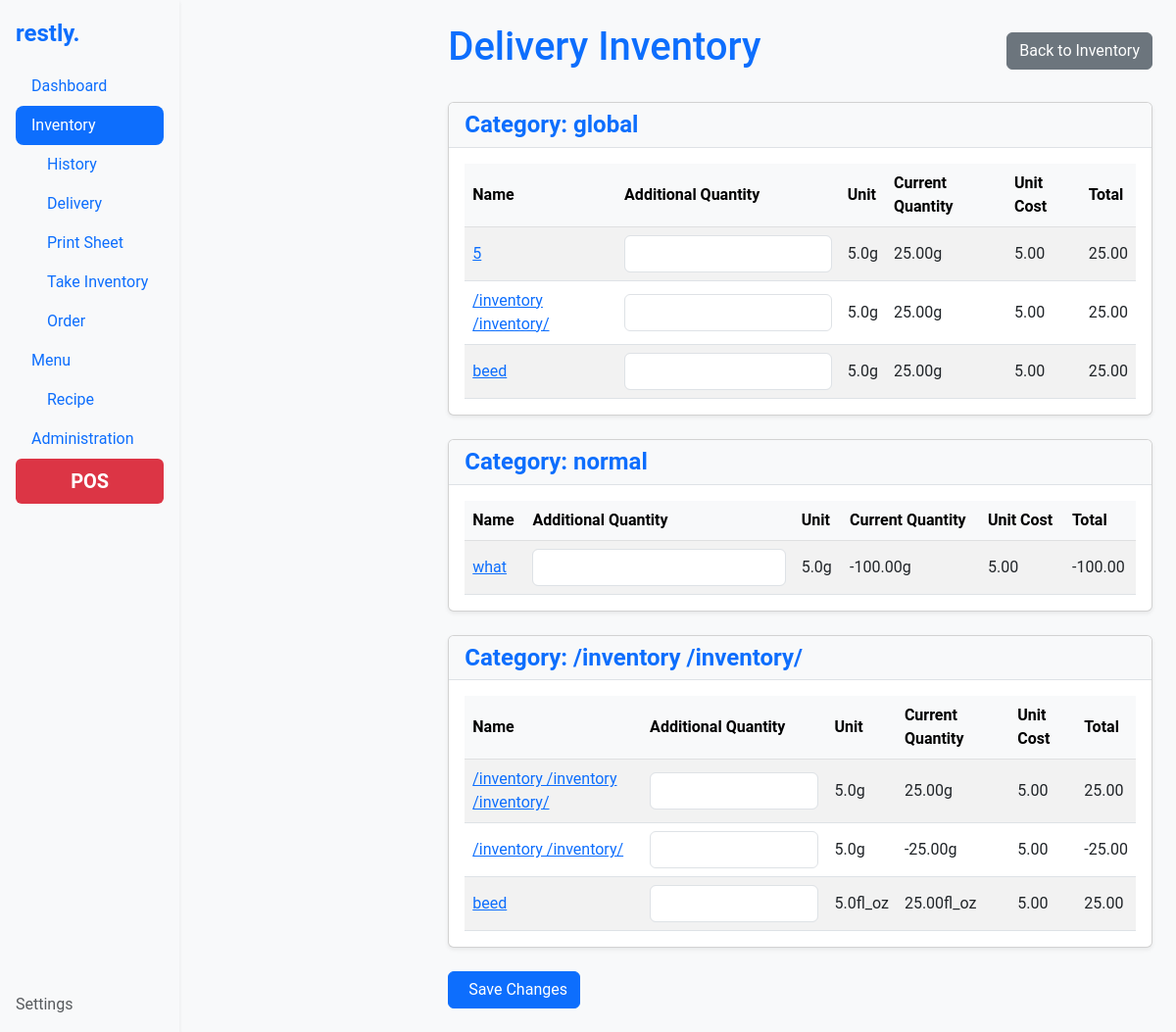
/inventory/delivery/, run on the app's committed database.
### inventory/models.py (models this page shows, shortened)
class Category(models.Model):
    name = models.CharField(max_length=100, unique=True, default="global")
    slug = models.SlugField(max_length=100, unique=True, blank=True)
    order = models.PositiveIntegerField(default=1)
    class Meta:
        ordering = ['order']

class Ingredient(models.Model):
    UNIT_TYPES = [
        ('g', 'gram'),
        ('ml', 'milliliter'),
        ('pce', 'piece'),
        ('cm', 'centimeter'),
        ('oz', 'ounce'),
        ('fl_oz', 'fluid ounce'),
        ('in', 'inch'),
    ]
    name = models.CharField(max_length=255)
    slug = models.SlugField(max_length=255, unique=True, blank=True)
    quantity = models.FloatField()  # Quantity in stock
    threshold = models.FloatField(default=0)  # Minimum threshold for inventory
    category = models.ForeignKey('Category', on_delete=models.CASCADE)
    unit_type = models.CharField(max_length=10, choices=UNIT_TYPES)
    unit_multiplier = models.FloatField()  # Multiplier for unit type
    unit_cost = models.FloatField()  # Cost per unit
    estimated_usage = models.FloatField(null=True, blank=True)  # Optional, estimated usage per day
    total_cost = models.DecimalField(max_digits=12, decimal_places=2, editable=False)
    history = HistoricalRecords()
    order = models.PositiveIntegerField(default=1)
    change_source = models.CharField(max_length=50, blank=True, null=True)
    class Meta:
        ordering = ['order']
        unique_together = ('name', 'category')
    @property
    def converted_quantity(self):
        return self._convert_unit(self.quantity)
    def _convert_unit(self, value):
        metric_conversion_factors = {
            'g': Decimal('1000'),       # 1000 grams = 1 kg
            'ml': Decimal('1000'),      # 1000 milliliters = 1 liter
            'cm': Decimal('100'),       # 100 cm = 1 m
        }
        imperial_conversion_factors = {
            'oz': Decimal('16'),        # 16 ounces = 1 pound
            'fl_oz': Decimal('128'),    # 128 fluid ounces = 1 gallon
            'in': Decimal('12'),        # 12 inches = 1 foot
        }
        if self.unit_type in metric_conversion_factors:
            conversion_factor = metric_conversion_factors[self.unit_type]
            higher_unit = {'g': 'kg', 'ml': 'L', 'cm': 'm'}.get(self.unit_type, self.unit_type)
        elif self.unit_type in imperial_conversion_factors:
            conversion_factor = imperial_conversion_factors[self.unit_type]
            higher_unit = {'oz': 'lb', 'fl_oz': 'gal', 'in': 'ft'}.get(self.unit_type, self.unit_type)
        else:
            conversion_factor = Decimal('1')
            higher_unit = self.unit_type
        base_qty = Decimal(value) * Decimal(self.unit_multiplier)
        if base_qty < conversion_factor:
            return f"{base_qty.quantize(Decimal('.01'), rounding=ROUND_HALF_UP)}{self.unit_type}"
        converted_qty = base_qty / conversion_factor
        return f"{converted_qty.quantize(Decimal('.01'), rounding=ROUND_HALF_UP)}{higher_unit}"

### inventory/views.py (the view, shortened to what this page needs)
# urls.py: path('delivery/', views.delivery_inventory, name='delivery_inventory'),
def delivery_inventory(request):
    categories = Category.objects.prefetch_related('ingredient_set').all()
    InventoryForm = modelform_factory(
        Ingredient,
        fields=['quantity'],
        widgets={'quantity': forms.NumberInput(attrs={'step': '0.01', 'class': 'form-control'})},
        field_classes={'quantity': forms.FloatField},
    )
    ingredient_forms = {}
    for ingredient in Ingredient.objects.all():
        InventoryForm.base_fields['quantity'].required = False  # Ensure field is optional for GET requests
        ingredient_forms[ingredient.id] = InventoryForm(instance=None, prefix=f"ingredient-{ingredient.id}")
    context = {
        'categories': categories,
        'ingredient_forms': ingredient_forms,  # Pass the forms to the template
    }
    return render(request, 'inventory/delivery_inventory.html', context)

### inventory/templatetags/custom_filters.py (called while the page is built)
@register.filter
def get_form(forms_dict, ingredient_id):
    return forms_dict.get(ingredient_id)

### inventory/templates/inventory/delivery_inventory.html (shortened to what this page needs)
{% extends 'base.html' %}
{% load humanize %}
{% load custom_filters %}
{% block content %}
<div class="d-flex justify-content-between align-items-center mb-4">
    <h1 class="text-primary">Delivery Inventory</h1>
    <a href="{% url 'inventory' %}" class="btn btn-secondary">
         Back to Inventory
    </a>
</div>
<form method="post">
    {% for category in categories %}
    <div class="card mb-4 shadow-sm">
        <div class="card-header">
            <h2 class="mb-0 text-primary">Category: {{ category.name }}</h2>
        </div>
        <div class="card-body">
            <table class="table table-striped align-middle">
                <thead class="table-light">
                    <tr>
                        <th>Name</th>
                        <th>Additional Quantity</th>
                        <th>Unit</th>
                        <th>Current Quantity</th>
                        <th>Unit Cost</th>
                        <th>Total</th>
                    </tr>
                </thead>
                <tbody>
                    {% for ingredient in category.ingredient_set.all %}
                    <tr>
                        <td>
                            <a href="{% url 'ingredient_details' category.name ingredient.name %}">
                                {{ ingredient.name }}
                            </a>
                        </td>
                        <td>
                            {% with ingredient_forms|get_form:ingredient.id as form %}
                                {{ form.quantity }}
                            {% endwith %}
                        </td>
                        <td>{{ ingredient.unit_multiplier }}{{ ingredient.unit_type }}</td>
                        <td>{{ ingredient.converted_quantity }}</td>
                        <td>{{ settings.get_currency_type_display }}{{ ingredient.unit_cost|floatformat:2|intcomma }}</td>
                        <td>{{ settings.get_currency_type_display }}{{ ingredient.total_cost|floatformat:2|intcomma }}</td>
                    </tr>
                    {% endfor %}
                </tbody>
            </table>
        </div>
    </div>
    {% endfor %}
    <button type="submit" class="btn btn-primary">
         Save Changes
    </button>
</form>
{% endblock %}

### templates/styles.css (style rules this page uses)
body { font-family: 'Roboto', sans-serif; background-color: #f8f9fa; }
.table th, .table td { vertical-align: middle; }
.table { margin-bottom: 0; }
.card-header { background-color: #f8f9fa; border-bottom: 1px solid #dee2e6; }
.card-header h2 { font-size: 1.25rem; }
.btn-primary { display: inline-flex; align-items: center; gap: 0.5rem; }
.card-header h2 { font-size: 1.25rem; font-weight: bold; }
.card-header h2 { font-size: 1.5rem; font-weight: bold; }

### data on the page
Category: name "global"
Ingredient: name "5", unit_multiplier "5.0", unit_type "g", converted_quantity "25.00g", unit_cost "5.00", total_cost "25.00"
Ingredient: name "/inventory /inventory/", unit_multiplier "5.0", unit_type "g", converted_quantity "25.00g", unit_cost "5.00", total_cost "25.00"
Ingredient: name "beed", unit_multiplier "5.0", unit_type "g", converted_quantity "25.00g", unit_cost "5.00", total_cost "25.00"
Category: name "normal"
Ingredient: name "what", unit_multiplier "5.0", unit_type "g", converted_quantity "-100.00g", unit_cost "5.00", total_cost "-100.00"
Category: name "/inventory /inventory/"
Ingredient: name "/inventory /inventory /inventory/", unit_multiplier "5.0", unit_type "g", converted_quantity "25.00g", unit_cost "5.00", total_cost "25.00"
Ingredient: name "/inventory /inventory/", unit_multiplier "5.0", unit_type "g", converted_quantity "-25.00g", unit_cost "5.00", total_cost "-25.00"
Ingredient: name "beed", unit_multiplier "5.0", unit_type "fl_oz", converted_quantity "25.00fl_oz", unit_cost "5.00", total_cost "25.00"
